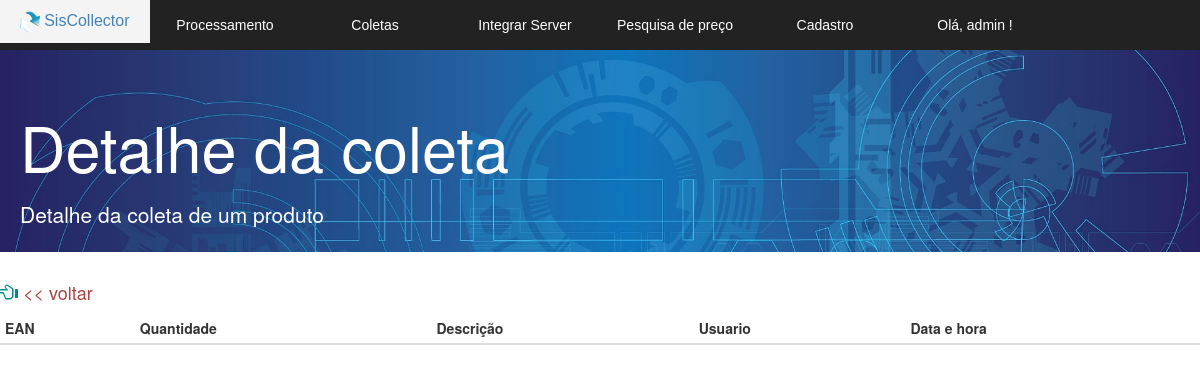
The app's page /coletor/v_listar_tempo_detalhe.php?referencia=2017 (signed in), older data.
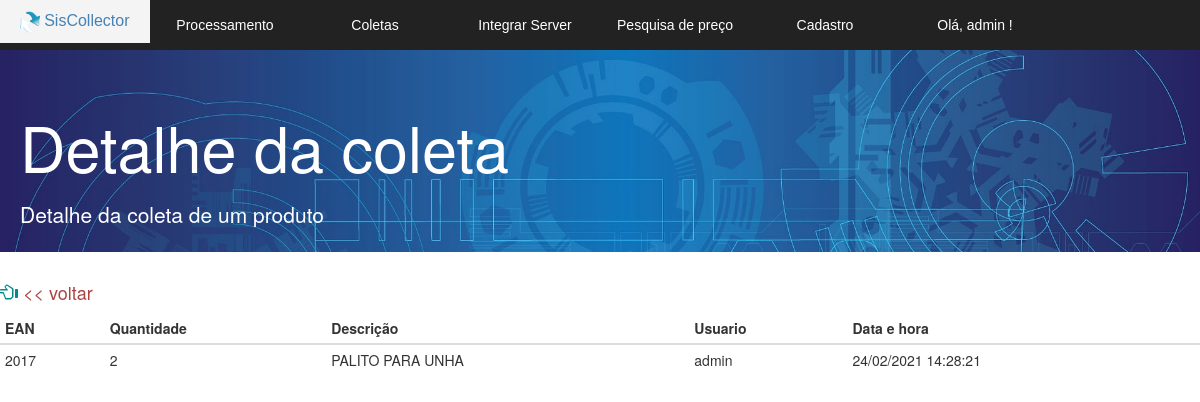
The same page, newer data.
### tables this page shows
CREATE TABLE IF NOT EXISTS `coletor_importar` (
  `referencia` varchar(255) NOT NULL,
  `quantidade` int(11) NOT NULL,
  `descricao` varchar(255) NOT NULL,
  `usuario` varchar(255) NOT NULL,
  `hora` datetime DEFAULT NULL,
  `local_estoque` int(2) DEFAULT 0,
  `local_loja` int(2) DEFAULT 0,
  `fabricante` varchar(255) DEFAULT NULL,
  `id` bigint(20) NOT NULL AUTO_INCREMENT,
  `chave_sessao` int(2) DEFAULT NULL,
  PRIMARY KEY (`id`),
  KEY `fk_sessao` (`chave_sessao`)
);

### coletor/v_listar_tempo_detalhe.php (the view, shortened to what this page needs)
<?php
$referencia = $_GET['referencia'];
?>
<!DOCTYPE html>
<html>
<head>
  <link href="bootstrap/css/bootstrap.min.css" rel="stylesheet">
  <link rel="stylesheet" href="css.css">
  <link rel="stylesheet" href="normalize.css">
</head>
<body>
	<section id="principal">
   <?php require 'v_cabecalho.php';?>
   <section class="corpo">
    <div class="jumbotron jumbotron-fluid">
      <div class="container">
        <h1 class="display-4">Detalhe da coleta</h1>
        <p class="lead">Detalhe da coleta de um produto</p>
      </div>
    </div>
  <h4> <a href="v_listar_tempo_real.php"> <span class="glyphicon glyphicon-hand-left icones" aria-hidden="true"></span> << voltar</a> </h4>
    <?php
    $listagem = mysqli_query($conexao,"SELECT id, referencia,quantidade, descricao, usuario, hora from coletor_importar   where referencia = '$referencia' order by id;");
    ?>
    <table class="table table-condensed">
     <thead >
      <tr class="table-primary">
        <th scope="col">EAN</th>
        <th scope="col">Quantidade</th>
        <th scope="col">Descrição</th>
        <th scope="col">Usuario</th>
        <th scope="col">Data e hora</th>
      </tr>
    </thead>
    <?php
    while($linha = mysqli_fetch_array($listagem)) {
    ?>
      <tr>
      <?php $data = $linha['hora']; ?>
        <td> <?= $linha['referencia'] ?> </td>
        <td> <?= $linha['quantidade'] ?> </td>
        <td> <?= utf8_encode($linha['descricao']); ?> </td>
        <td> <?= $linha['usuario'] ?> </td>
        <td> <?php echo date('d/m/Y H:i:s', strtotime($data));  ?>  </td>
      </tr>
      <?php } ?>
  </table>
</section>
</section>
</body>
</html>

Row changes from the older to the newer data that the page shows:
added coletor_importar: referencia "2017", quantidade "2", descricao "PALITO PARA UNHA", usuario "admin", hora "24/02/2021 14:28:21"
